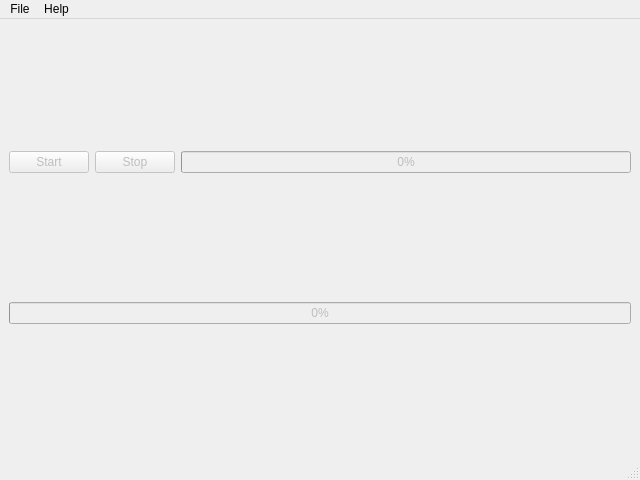
<?xml version="1.0" encoding="UTF-8"?>
<ui version="4.0">
 <class>MainWindow</class>
 <widget class="QMainWindow" name="MainWindow">
  <property name="geometry">
   <rect>
    <x>0</x>
    <y>0</y>
    <width>640</width>
    <height>480</height>
   </rect>
  </property>
  <property name="windowTitle">
   <string>plagfinder</string>
  </property>
  <widget class="QWidget" name="central_widget">
   <layout class="QVBoxLayout" name="_2">
    <item>
     <layout class="QHBoxLayout" name="horizontal_layout_up"/>
    </item>
    <item>
     <layout class="QHBoxLayout" name="horizontal_layout_down">
      <item>
       <widget class="QPushButton" name="start_button">
        <property name="enabled">
         <bool>false</bool>
        </property>
        <property name="text">
         <string>Start</string>
        </property>
       </widget>
      </item>
      <item>
       <widget class="QPushButton" name="stop_button">
        <property name="enabled">
         <bool>false</bool>
        </property>
        <property name="text">
         <string>Stop</string>
        </property>
       </widget>
      </item>
      <item>
       <widget class="QProgressBar" name="progress_bar">
        <property name="enabled">
         <bool>false</bool>
        </property>
        <property name="value">
         <number>0</number>
        </property>
       </widget>
      </item>
     </layout>
    </item>
    <item>
     <widget class="QProgressBar" name="progress_bar_all">
      <property name="enabled">
       <bool>false</bool>
      </property>
      <property name="value">
       <number>0</number>
      </property>
     </widget>
    </item>
   </layout>
  </widget>
  <widget class="QMenuBar" name="menu_bar">
   <property name="geometry">
    <rect>
     <x>0</x>
     <y>0</y>
     <width>640</width>
     <height>21</height>
    </rect>
   </property>
   <widget class="QMenu" name="menu_file">
    <property name="title">
     <string>File</string>
    </property>
    <addaction name="action_open"/>
    <addaction name="action_exit"/>
   </widget>
   <widget class="QMenu" name="menu_help">
    <property name="title">
     <string>Help</string>
    </property>
    <addaction name="action_about"/>
   </widget>
   <addaction name="menu_file"/>
   <addaction name="menu_help"/>
  </widget>
  <widget class="QStatusBar" name="status_bar">
   <property name="enabled">
    <bool>true</bool>
   </property>
  </widget>
  <action name="action_exit">
   <property name="text">
    <string>Exit</string>
   </property>
  </action>
  <action name="action_open">
   <property name="text">
    <string>Open</string>
   </property>
  </action>
  <action name="action_about">
   <property name="text">
    <string>About</string>
   </property>
  </action>
 </widget>
 <resources/>
 <connections/>
</ui>
